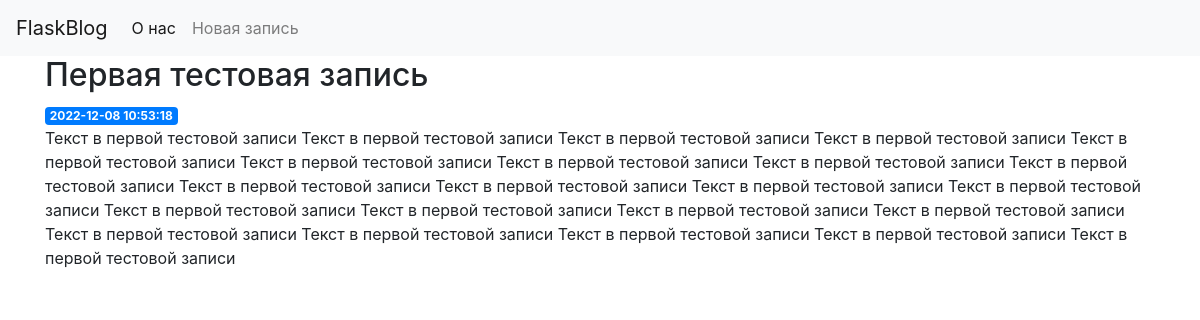
Screenshot of /posts/8 with the database file from the repository.
### tables this page shows
CREATE TABLE posts (
    id INTEGER PRIMARY KEY AUTOINCREMENT,
    created TIMESTAMP NOT NULL DEFAULT CURRENT_TIMESTAMP,
    title TEXT NOT NULL,
    content TEXT NOT NULL
);

### app.py (the view)
@app.route('/posts/<int:post_id>')
def post(post_id):
    post = get_post(post_id)
    return render_template('post.html', post=post)

### app.py (called while the page is built)
def get_db_connection():
    conn = sqlite3.connect('database.db')
    conn.row_factory = sqlite3.Row
    return conn

def get_post(post_id):
    conn = get_db_connection()
    post = conn.execute('SELECT * FROM posts WHERE id = ?',
                        (post_id,)).fetchone()
    conn.close()
    if post is None:
        abort(404)
    return post

### templates/post.html
{% extends 'base.html' %}
{% block content %}
    <h2>{% block title %} {{ post['title'] }} {% endblock %}</h2>
    <span class="badge badge-primary">{{ post['created'] }}</span>
    <p>{{ post['content'] }}</p>
{% endblock %}

### rows the page displays
posts: title "Первая тестовая запись", created "2022-12-08 10:53:18", content "Текст в первой тестовой записи Текст в первой тестовой записи Текст в первой тестовой записи Текст в первой тестовой записи Текст в первой тестовой записи Текст в первой тестовой записи Текст в первой тестовой записи Текст в первой тестовой записи Текст в первой тестовой записи Текст в первой тестовой записи Текст в первой тестовой записи Текст в первой тестовой записи Текст в первой тестовой записи Текст в первой тестовой записи Текст в первой тестовой записи Текст в первой тестовой записи Текст в первой тестовой записи Текст в первой тестовой записи Текст в первой тестовой записи Текст в первой тестовой записи Текст в первой тестовой записи Текст в первой тестовой записи"
